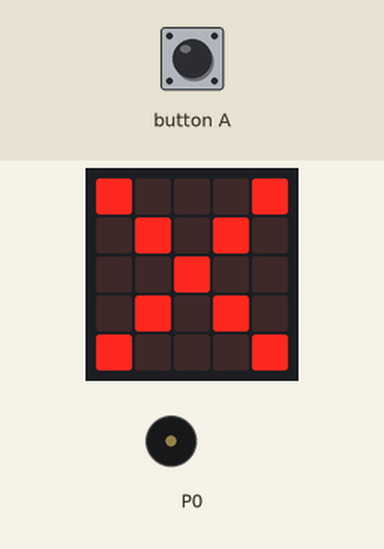
This program was run on a simulated BBC micro:bit (MakeCode). On the bench: the board's 5×5 LED display, buzzer (waves = sounding). The test bench sets the inputs (shaded band).

Above: at 1.2 s.
1.3 s: button A pressed for 0.15 s
At 5.4 s:
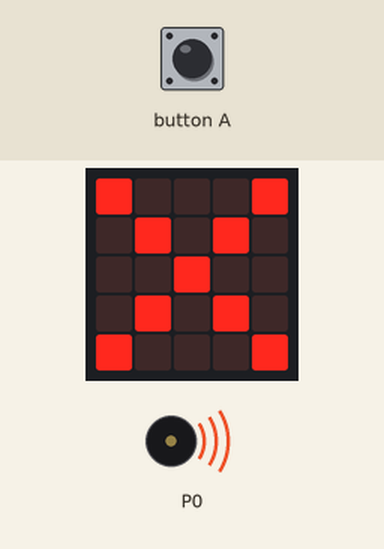
At 10.2 s:
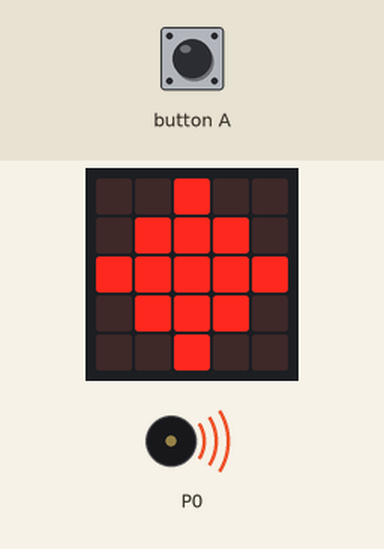
Timing chart, 0 to 11.0 s (numbered marks = the images above; inputs shaded):
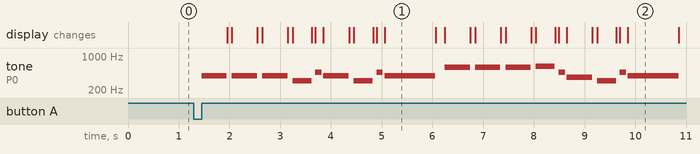

The program:

main.ts
```typescript
// Imperial March main theme (trumpet line, bars 6-17 of the orchestral MIDI).
// Button A plays it; until then the LEDs show the program is ready.
// The built-in speaker is available on the Calliope mini V3.
const sixteenth = 147 // ms at 102 bpm
// Pairs of frequency in Hz (0 = rest) and length in sixteenths, one line per bar
const melody = [
    392, 4, 392, 4, 392, 4, 311, 3, 466, 1,
    392, 4, 311, 3, 466, 1, 392, 8,
    587, 4, 587, 4, 587, 4, 622, 3, 466, 1,
    370, 4, 311, 3, 466, 1, 392, 8,
    784, 4, 392, 3, 392, 1, 784, 4, 740, 3, 698, 1,
    659, 1, 622, 1, 659, 2, 0, 2, 415, 2, 554, 4, 523, 3, 494, 1,
    466, 1, 440, 1, 466, 2, 0, 2, 311, 2, 370, 4, 311, 3, 370, 1,
    466, 4, 392, 3, 466, 1, 587, 8,
    784, 4, 392, 3, 392, 1, 784, 4, 740, 3, 698, 1,
    659, 1, 622, 1, 659, 2, 0, 2, 415, 2, 554, 4, 523, 3, 494, 1,
    466, 1, 440, 1, 466, 2, 0, 2, 311, 2, 370, 4, 311, 3, 466, 1,
    392, 4, 311, 3, 466, 1, 392, 8,
]

function playMarch() {
    for (let i = 0; i < melody.length; i += 2) {
        const frequency = melody[i]
        const length = melody[i + 1] * sixteenth
        if (frequency == 0) {
            basic.clearScreen()
            music.rest(length)
            continue
        }
        // Interval 0: showLeds pauses 400 ms by default
        if (i % 4 == 0) {
            basic.showLeds(`
                # . . . #
                . # . # .
                . . # . .
                . # . # .
                # . . . #
            `, 0)
        } else {
            basic.showLeds(`
                . . # . .
                . # # # .
                # # # # #
                . # # # .
                . . # . .
            `, 0)
        }
        const sound = Math.idiv(length * 85, 100)
        music.playTone(frequency, sound)
        basic.clearScreen()
        music.rest(length - sound)
    }
}

function showReady() {
    basic.showLeds(`
        # . . . #
        . # . # .
        . . # . .
        . # . # .
        # . . . #
    `, 0)
}

input.onButtonPressed(Button.A, function () {
    playMarch()
    showReady()
})

showReady()
```

Measured:
- after the input at 1.3 s, tone on P0: plays 392 Hz for 0.50 s, 392 Hz for 0.50 s, 392 Hz for 0.50 s, 311 Hz for 0.37 s, 466 Hz for 0.12 s, 392 Hz for 0.50 s … (18 notes in this stretch), starting after 0.15 s; the display: first changes after 0.65 s (image 1 shows a later state)
- what the display in image 1 shows lasts 1.0 s, from 5.1 s to 6.1 s
